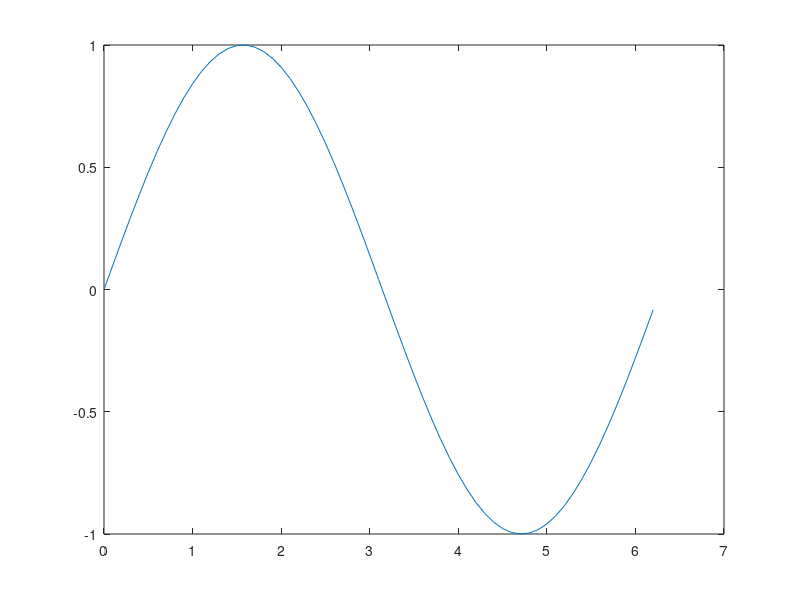
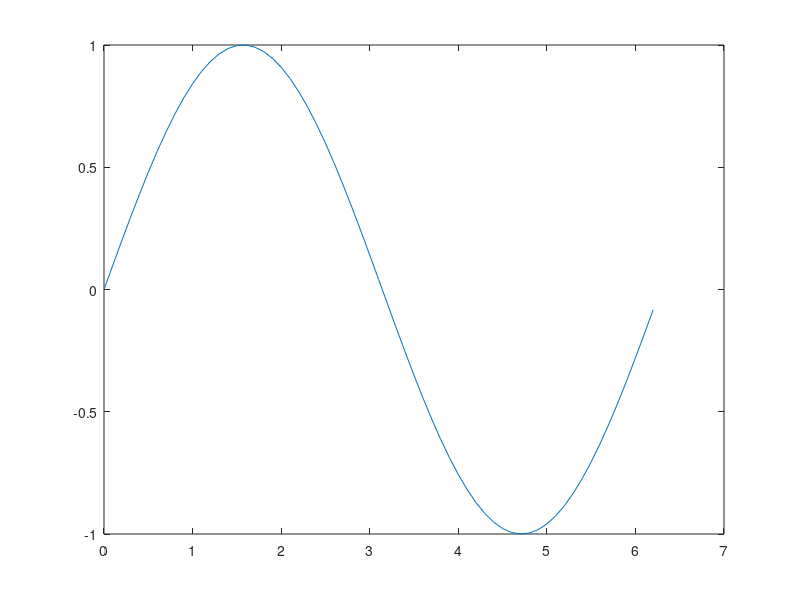

Recreate these plots in MATLAB, in order.
x = 0:0.1:2*pi();
y = sin( x );
plot(x,y);
%print -dpng test.png;
saveas( gcf(), 'test.fig', 'fig' );
saveas( gcf(), 'test.png', 'png' );
exit()